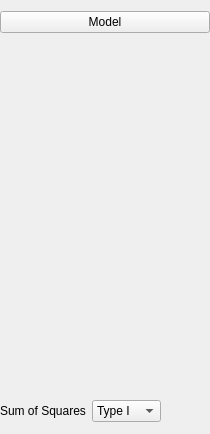
    <widget class="QWidget" name="groupModel" native="true">
     <property name="sizePolicy">
      <sizepolicy hsizetype="Preferred" vsizetype="Preferred">
       <horstretch>0</horstretch>
       <verstretch>0</verstretch>
      </sizepolicy>
     </property>
     <layout class="QGridLayout" name="gridLayout_8">
      <property name="leftMargin">
       <number>0</number>
      </property>
      <property name="rightMargin">
       <number>0</number>
      </property>
      <property name="bottomMargin">
       <number>3</number>
      </property>
      <item row="1" column="0">
       <widget class="QWidget" name="containerModel" native="true">
        <layout class="QGridLayout" name="gridLayout_2">
         <property name="leftMargin">
          <number>0</number>
         </property>
         <property name="topMargin">
          <number>0</number>
         </property>
         <property name="rightMargin">
          <number>0</number>
         </property>
         <property name="bottomMargin">
          <number>0</number>
         </property>
         <item row="0" column="0">
          <widget class="AnovaModelWidget" name="withinModelTerms" native="true">
           <property name="sizePolicy">
            <sizepolicy hsizetype="Expanding" vsizetype="Preferred">
             <horstretch>0</horstretch>
             <verstretch>0</verstretch>
            </sizepolicy>
           </property>
           <property name="minimumSize">
            <size>
             <width>0</width>
             <height>200</height>
            </size>
           </property>
          </widget>
         </item>
         <item row="1" column="0">
          <widget class="AnovaModelWidget" name="betweenModelTerms" native="true">
           <property name="sizePolicy">
            <sizepolicy hsizetype="Expanding" vsizetype="Preferred">
             <horstretch>0</horstretch>
             <verstretch>0</verstretch>
            </sizepolicy>
           </property>
           <property name="minimumSize">
            <size>
             <width>0</width>
             <height>140</height>
            </size>
           </property>
          </widget>
         </item>
         <item row="2" column="0">
          <widget class="QWidget" name="sumOfSquaresContainer" native="true">
           <layout class="QHBoxLayout" name="horizontalLayout">
            <property name="leftMargin">
             <number>0</number>
            </property>
            <item>
             <widget class="QLabel" name="label_5">
              <property name="text">
               <string>Sum of Squares</string>
              </property>
             </widget>
            </item>
            <item>
             <widget class="BoundComboBox" name="sumOfSquares">
              <item>
               <property name="text">
                <string>Type I</string>
               </property>
              </item>
              <item>
               <property name="text">
                <string>Type II</string>
               </property>
              </item>
              <item>
               <property name="text">
                <string>Type III</string>
               </property>
              </item>
             </widget>
            </item>
            <item>
             <spacer name="horizontalSpacer">
              <property name="orientation">
               <enum>Qt::Horizontal</enum>
              </property>
              <property name="sizeHint" stdset="0">
               <size>
                <width>40</width>
                <height>20</height>
               </size>
              </property>
             </spacer>
            </item>
           </layout>
          </widget>
         </item>
        </layout>
       </widget>
      </item>
      <item row="0" column="0">
       <widget class="ExpanderButton" name="expanderModel">
        <property name="sizePolicy">
         <sizepolicy hsizetype="Expanding" vsizetype="Fixed">
          <horstretch>0</horstretch>
          <verstretch>0</verstretch>
         </sizepolicy>
        </property>
        <property name="text">
         <string>Model</string>
        </property>
       </widget>
      </item>
     </layout>
    </widget>
